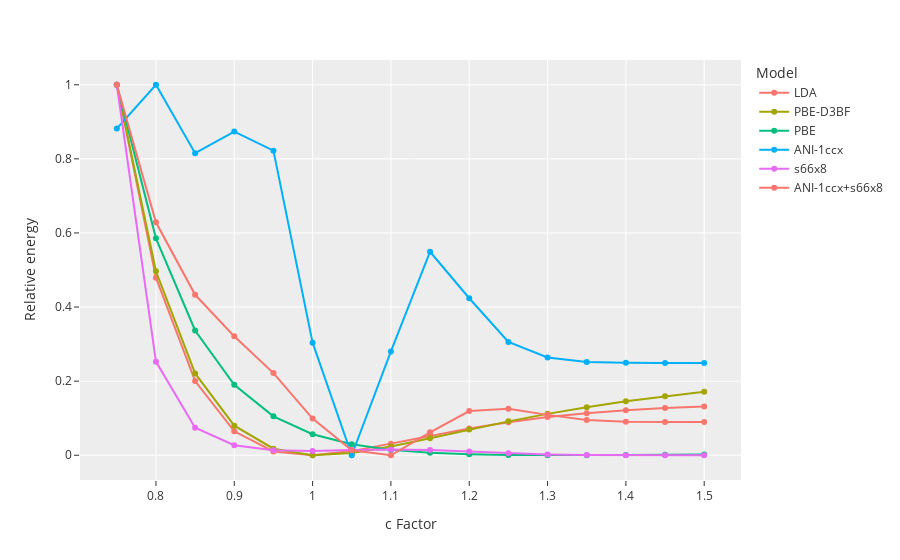

This figure's notebook cell:
### Code cell
plot.show()

### Figure 1 — Plotly figure (JSON) as saved in the notebook; plotly's stock layout.template omitted (floating-point values rounded to 4 significant figures)
{"data": [{"hovertemplate": "Model=LDA<br>c Factor=%{x}<br>Relative energy=%{y}<extra></extra>", "legendgroup": "LDA", "line": {"color": "#F8766D", "dash": "solid"}, "marker": {"symbol": "circle"}, "mode": "lines+markers", "name": "LDA", "orientation": "v", "showlegend": true, "type": "scatter", "x": [0.75, 0.8, 0.85, 0.9, 0.95, 1, 1.05, 1.1, 1.15, 1.2, 1.25, 1.3, 1.35, 1.4, 1.45, 1.5], "xaxis": "x", "y": [1, 0.4794, 0.2004, 0.06463, 0.01037, 0, 0.01117, 0.03103, 0.05257, 0.07246, 0.08934, 0.1029, 0.1135, 0.1216, 0.1275, 0.1318], "yaxis": "y"}, {"hovertemplate": "Model=PBE-D3BF<br>c Factor=%{x}<br>Relative energy=%{y}<extra></extra>", "legendgroup": "PBE-D3BF", "line": {"color": "#A3A500", "dash": "solid"}, "marker": {"symbol": "circle"}, "mode": "lines+markers", "name": "PBE-D3BF", "orientation": "v", "showlegend": true, "type": "scatter", "x": [0.75, 0.8, 0.85, 0.9, 0.95, 1, 1.05, 1.1, 1.15, 1.2, 1.25, 1.3, 1.35, 1.4, 1.45, 1.5], "xaxis": "x", "y": [1, 0.4965, 0.2208, 0.07987, 0.01771, 0, 0.006075, 0.02376, 0.04608, 0.06929, 0.09146, 0.1117, 0.1297, 0.1456, 0.1593, 0.1711], "yaxis": "y"}, {"hovertemplate": "Model=PBE<br>c Factor=%{x}<br>Relative energy=%{y}<extra></extra>", "legendgroup": "PBE", "line": {"color": "#00BF7D", "dash": "solid"}, "marker": {"symbol": "circle"}, "mode": "lines+markers", "name": "PBE", "orientation": "v", "showlegend": true, "type": "scatter", "x": [0.75, 0.8, 0.85, 0.9, 0.95, 1, 1.05, 1.1, 1.15, 1.2, 1.25, 1.3, 1.35, 1.4, 1.45, 1.5], "xaxis": "x", "y": [1, 0.5854, 0.3367, 0.1901, 0.1051, 0.05666, 0.02947, 0.01449, 0.006464, 0.002404, 0.0005845, 0, 0.0001144, 0.0006006, 0.001233, 0.001871], "yaxis": "y"}, {"hovertemplate": "Model=ANI-1ccx<br>c Factor=%{x}<br>Relative energy=%{y}<extra></extra>", "legendgroup": "ANI-1ccx", "line": {"color": "#00B0F6", "dash": "solid"}, "marker": {"symbol": "circle"}, "mode": "lines+markers", "name": "ANI-1ccx", "orientation": "v", "showlegend": true, "type": "scatter", "x": [0.75, 0.8, 0.85, 0.9, 0.95, 1, 1.05, 1.1, 1.15, 1.2, 1.25, 1.3, 1.35, 1.4, 1.45, 1.5], "xaxis": "x", "y": [0.8818, 1, 0.8153, 0.8737, 0.8221, 0.3039, 0, 0.2803, 0.5493, 0.4238, 0.3059, 0.2637, 0.2519, 0.2494, 0.2491, 0.2491], "yaxis": "y"}, {"hovertemplate": "Model=s66x8<br>c Factor=%{x}<br>Relative energy=%{y}<extra></extra>", "legendgroup": "s66x8", "line": {"color": "#E76BF3", "dash": "solid"}, "marker": {"symbol": "circle"}, "mode": "lines+markers", "name": "s66x8", "orientation": "v", "showlegend": true, "type": "scatter", "x": [0.75, 0.8, 0.85, 0.9, 0.95, 1, 1.05, 1.1, 1.15, 1.2, 1.25, 1.3, 1.35, 1.4, 1.45, 1.5], "xaxis": "x", "y": [1, 0.2527, 0.07439, 0.02691, 0.0137, 0.01179, 0.01385, 0.01534, 0.01388, 0.01, 0.00564, 0.002341, 0.0006204, 8.351e-05, 2.983e-06, 0], "yaxis": "y"}, {"hovertemplate": "Model=ANI-1ccx+s66x8<br>c Factor=%{x}<br>Relative energy=%{y}<extra></extra>", "legendgroup": "ANI-1ccx+s66x8", "line": {"color": "#F8766D", "dash": "solid"}, "marker": {"symbol": "circle"}, "mode": "lines+markers", "name": "ANI-1ccx+s66x8", "orientation": "v", "showlegend": true, "type": "scatter", "x": [0.75, 0.8, 0.85, 0.9, 0.95, 1, 1.05, 1.1, 1.15, 1.2, 1.25, 1.3, 1.35, 1.4, 1.45, 1.5], "xaxis": "x", "y": [1, 0.6288, 0.4331, 0.321, 0.2217, 0.09893, 0.01319, 0, 0.06187, 0.1193, 0.1253, 0.109, 0.09548, 0.09045, 0.08982, 0.08951], "yaxis": "y"}], "layout": {"legend": {"title": {"text": "Model"}, "tracegroupgap": 0}, "margin": {"t": 60}, "xaxis": {"anchor": "y", "domain": [0, 1], "title": {"text": "c Factor"}}, "yaxis": {"anchor": "x", "domain": [0, 1], "title": {"text": "Relative energy"}}}}
